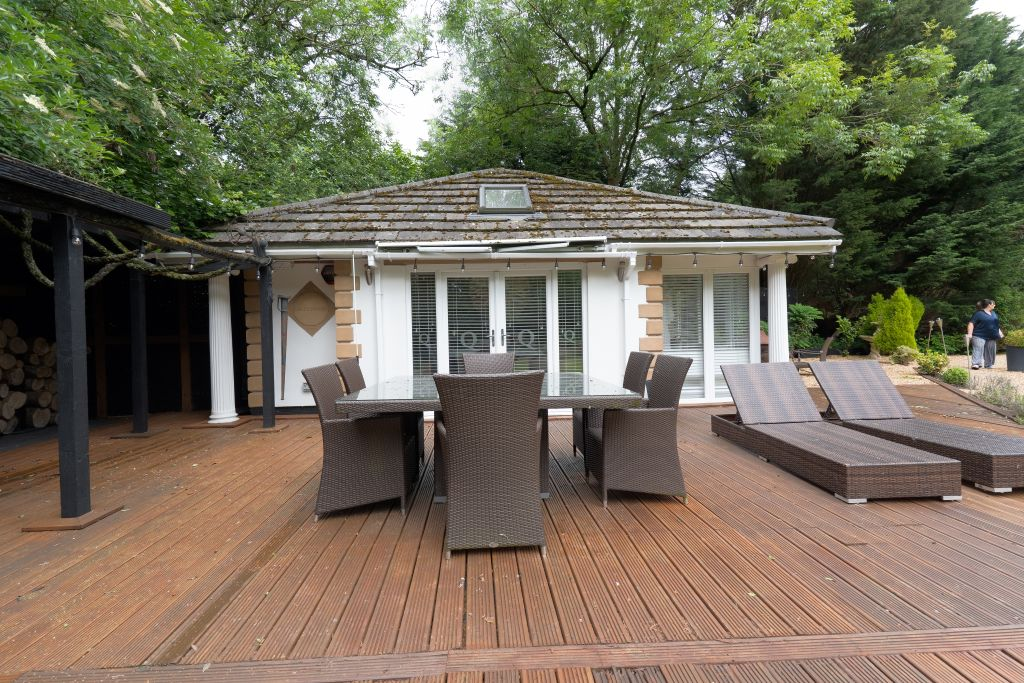
#> input picture uploads/54ba9b62_External_1_bracket_2_0EV.jpg, 1024 x 683 px
$ python simulate_brackets.py ../uploads/54ba9b62_External_1_bracket_2_0EV.jpg 3 out
#> lines starting #> are read from the running program, lines starting #| are printed output that depends on the picture
import os
import sys
import cv2
import numpy as np
from pathlib import Path


def simulate_brackets(
    image_path: str,
    output_dir: str = None,
    num_brackets: int = 3,
    ev_step: float = 2.0
) -> list:
    """
    Create simulated exposure brackets from a single image

    Args:
        image_path: Path to source image
        num_brackets: Number of brackets to create (3, 5, or 7)
        ev_step: Exposure value step between brackets
        output_dir: Output directory (default: same as input)

    Returns:
        List of created file paths
    """
#> called with output_dir = 'out', num_brackets = 3, ev_step = 2
    if num_brackets not in [3, 5, 7]:
        raise ValueError("num_brackets must be 3, 5, or 7")

    img = cv2.imread(image_path)
#> img is the input picture: shape (683, 1024, 3); mean B, G, R 90.3, 110, 117.5
    if img is None:
        raise ValueError(f"Could not load image: {image_path}")

    img_float = img.astype(np.float32) / 255.0

    if output_dir is None:
        output_dir = os.path.dirname(image_path)
    os.makedirs(output_dir, exist_ok=True)

    base_name = Path(image_path).stem

    half = num_brackets // 2
    offsets = [i * (ev_step / half) for i in range(-half, half + 1)]

    output_paths = []

    for i, ev in enumerate(offsets):
        multiplier = 2 ** ev

        adjusted = np.clip(img_float * multiplier, 0, 1)

        adjusted_8bit = (adjusted * 255).astype(np.uint8)

        if ev < 0:
            ev_label = f"m{abs(ev):.0f}"
        elif ev > 0:
            ev_label = f"p{ev:.0f}"
        else:
            ev_label = "0"

        output_name = f"{base_name}_bracket_{i+1}_{ev_label}EV.jpg"
        output_path = os.path.join(output_dir, output_name)

        cv2.imwrite(output_path, adjusted_8bit, [cv2.IMWRITE_JPEG_QUALITY, 95])
        output_paths.append(output_path)
        print(f"Created: {output_name} (EV: {ev:+.1f})")
#> this loop made 3 passes
#> pass 1, in simulate_brackets, `adjusted_8bit = (adjusted * 255).astype(np.uint8)`:
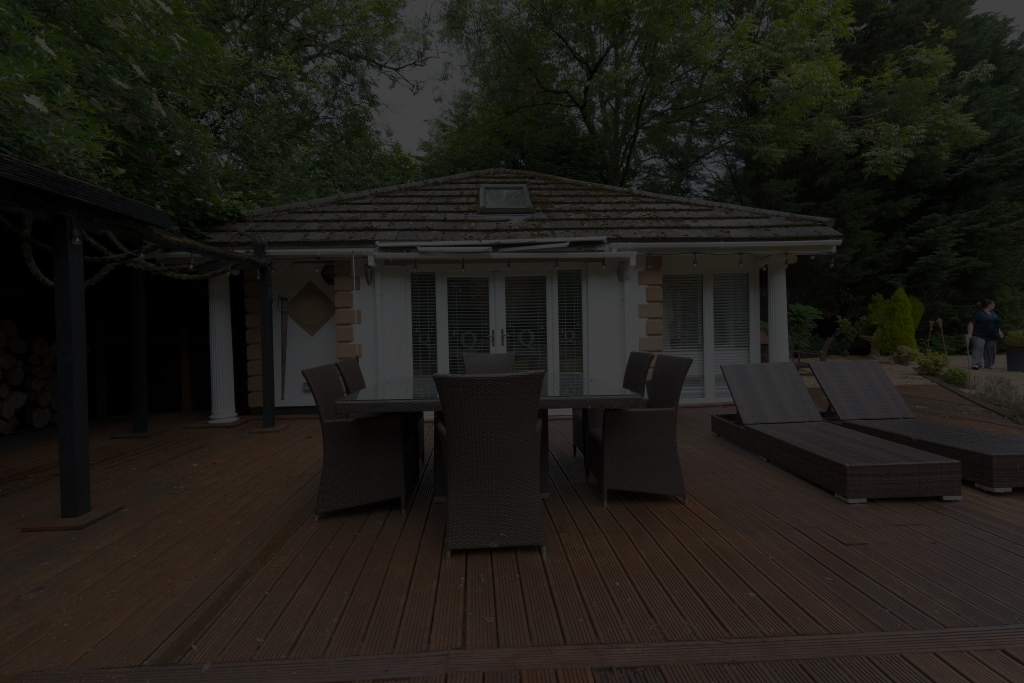
#> adjusted_8bit: shape (683, 1024, 3); mean B, G, R 22.2, 27.1, 29
#> pass 3, in simulate_brackets, `adjusted = np.clip(img_float * multiplier, 0, 1)`:
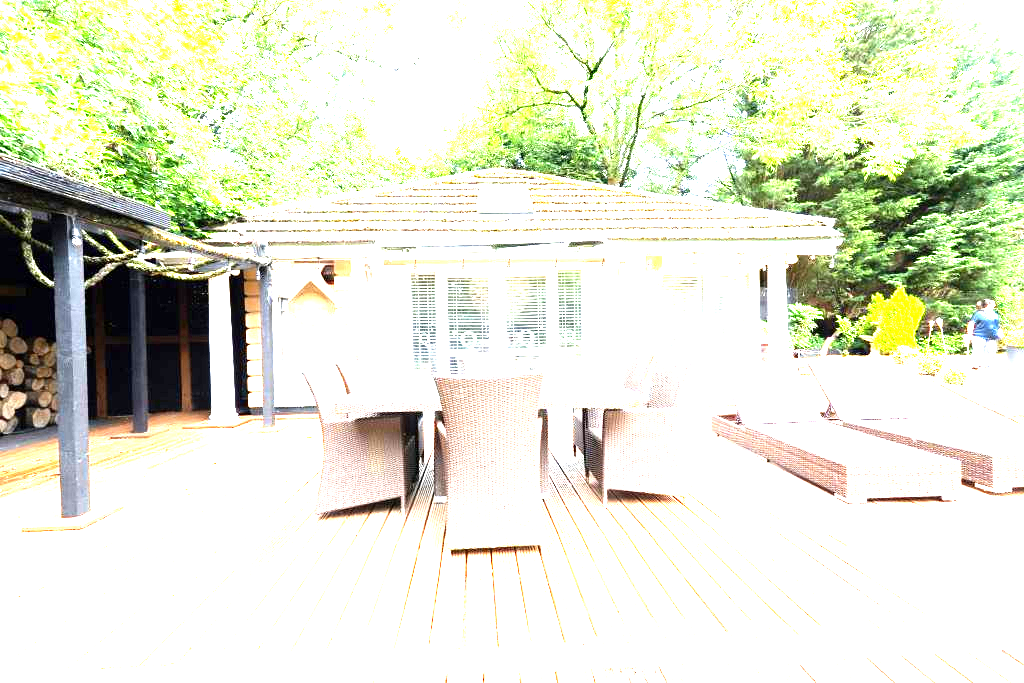
#> adjusted: shape (683, 1024, 3) float32; mean B, G, R 0.831, 0.901, 0.891
#> after the loop, output_paths = 3 items

    print(f"\n✅ Created {num_brackets} brackets in: {output_dir}")
#| ✅ Created 3 brackets in: out
    return output_paths


if __name__ == "__main__":
    if len(sys.argv) < 2:
        print("Usage: python simulate_brackets.py <image_path> [num_brackets] [output_dir]")
        print("  num_brackets: 3, 5, or 7 (default: 3)")
        print("  output_dir: where to save brackets (default: same as input)")
        print("\nExample:")
        print("  python simulate_brackets.py photo.jpg 3 ./test_brackets/")
        sys.exit(1)

    image_path = sys.argv[1]
    num_brackets = int(sys.argv[2]) if len(sys.argv) > 2 else 3
    output_dir = sys.argv[3] if len(sys.argv) > 3 else None

    simulate_brackets(image_path, output_dir, num_brackets)
